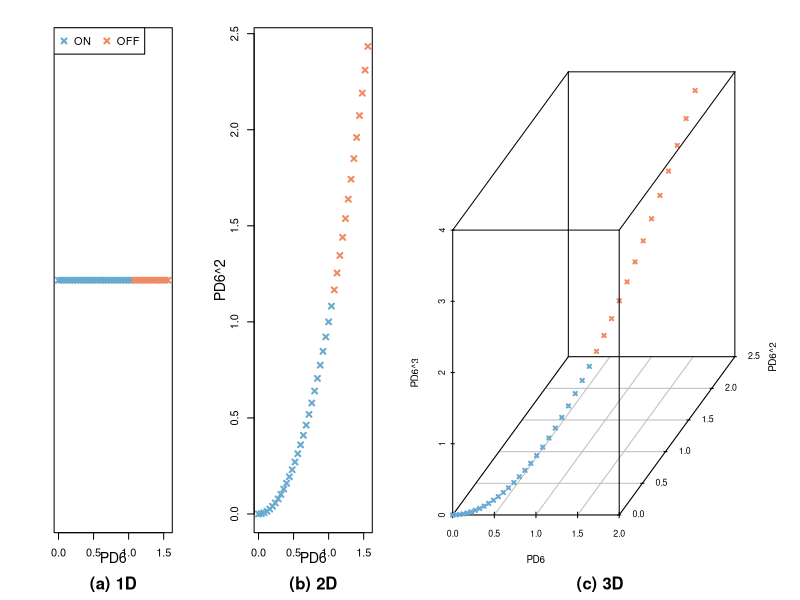

This chart was generated by the following R code:
# Plot an illustration of data in 1D, 2D, and 3D input spaces.

library("scatterplot3d")
library("RColorBrewer")
library("here")

# Flag to indicate if plots should be displayed or written to file.
WRITE_PNG = TRUE

# DPI, or dots per inch.
# A measure of the resolution of a printed document or digital scan.
DPI = 72 # 72 is fine for small plots. Use 144 for larger plots.

# Plot size.
PLOT_WIDTH_PX = 800
PLOT_HEIGHT_PX = 220

# Photodiode 6 elevation threshold for the Camera:
#   - FOV 18.63 deg (in lens specs) and 21 deg (in ICD)
#   - Elevation threshold is 90 deg - (FOV + margin) = 60 deg (1.0472 rad)
threshold = 1.0472

# Sequence of elevation angle readings from 0 deg to 90 deg.
# Values in radians.
elev_angles = seq(0, 90*pi/180, by=0.04)
elev_angles_squared = elev_angles^2
elev_angles_cubed = elev_angles^3

col_ON = '#67a9cf'
col_OFF = '#ef8a62'
pch = 4
lwd = 2

# Write to file or display the plot.
if(WRITE_PNG == TRUE){
  png(here('plots', 'feature_spaces.png'),
      height=PLOT_HEIGHT_PX, width=PLOT_WIDTH_PX, units='px', res=DPI)
}else{
  windows(height=PLOT_HEIGHT_PX/DPI, width=PLOT_WIDTH_PX/DPI)
}

# Remove title whitespace.
par(mar=c(5,4,2,2)+0.1)

# Place the 3 plots next to each other in a single row.
layout(matrix(c(1, 2, 3, 3), nrow=1, ncol=4, byrow = TRUE))

# 1D Feature Space.
plot(x = elev_angles,
     y = rep(0, times=length(elev_angles)),
     xlab = '',
     ylab = '',
     col = ifelse(elev_angles <= threshold, col_ON, col_OFF),
     yaxt = 'n', # no ticks on y axis, all ticks on x
     pch = pch, lwd = lwd,
)

# X label.
title(xlab='PD6', line=1.5, cex.lab=1.3)

# Plot title.
mtext('(a) 1D', side=1, line=3.5, cex=1, font=2)

# Legend.
legend("topleft", legend = c('ON', 'OFF'),
       col =  c(col_ON, col_OFF),
       pch = pch, pt.lwd = lwd,
       horiz = TRUE)

# 2D Feature Space.
plot(x = elev_angles,
     y = elev_angles_squared,
     xlab = '',
     ylab = '',
     col = ifelse(elev_angles <= threshold, col_ON, col_OFF),
     pch = pch, lwd = lwd,
)

# Labels
title(xlab='PD6', line=1.5, cex.lab=1.3)
title(ylab='PD6^2', line=2, cex.lab=1.3)

# Plot title.
mtext('(b) 2D', side=1, line=3.5, cex=1, font=2)

# 3D Feature Space.
scatterplot3d(x = elev_angles,
              y = elev_angles_squared,
              z = elev_angles_cubed,
              xlab = 'PD6',
              ylab = 'PD6^2',
              zlab = 'PD6^3',
              color = ifelse(elev_angles <= threshold, col_ON, col_OFF),
              pch = pch, lwd = lwd, cex.lab=0.9,
              grid = TRUE,
              box = TRUE)

mtext('(c) 3D', side=1, line=3.5, cex=1, font=2)

if(WRITE_PNG == TRUE){
  dev.off()
}
